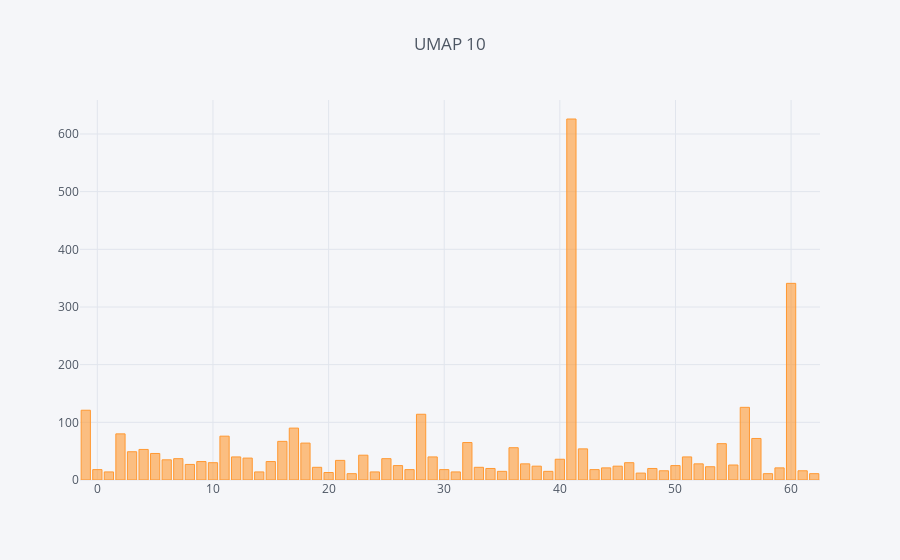

Here is the notebook cell this chart was saved with:
### Code cell
iplot(df1.dbscan.value_counts().iplot(asFigure=True,
                 kind='bar',
                 xTitle='',
                 yTitle='',
                 title='UMAP 10'))

### Figure 1 — Plotly figure (JSON) as saved in the notebook; plotly's stock layout.template omitted (floating-point values rounded to 4 significant figures)
{"data": [{"marker": {"color": "rgba(255, 153, 51, 0.6)", "line": {"color": "rgba(255, 153, 51, 1.0)", "width": 1}}, "name": "dbscan", "orientation": "v", "text": "", "type": "bar", "x": [41, 60, 56, -1, 28, 17, 2, 11, 57, 16, 32, 18, 54, 36, 42, 4, 3, 5, 23, 51, 29, 12, 13, 25, 7, 40, 6, 21, 9, 15, 46, 10, 37, 52, 8, 55, 50, 26, 38, 45, 53, 19, 33, 59, 44, 48, 34, 27, 43, 30, 0, 61, 49, 35, 39, 24, 14, 1, 31, 20, 47, 22, 58, 62], "y": [626, 341, 126, 121, 114, 90, 80, 76, 72, 67, 65, 64, 63, 56, 54, 53, 49, 46, 43, 40, 40, 40, 38, 37, 37, 36, 35, 34, 32, 32, 30, 30, 28, 28, 27, 26, 25, 25, 24, 24, 23, 22, 22, 21, 21, 20, 20, 18, 18, 18, 18, 16, 16, 15, 15, 14, 14, 14, 14, 13, 12, 11, 11, 11]}], "layout": {"legend": {"bgcolor": "#F5F6F9", "font": {"color": "#4D5663"}}, "paper_bgcolor": "#F5F6F9", "plot_bgcolor": "#F5F6F9", "title": "UMAP 10", "titlefont": {"color": "#4D5663"}, "xaxis1": {"gridcolor": "#E1E5ED", "showgrid": true, "tickfont": {"color": "#4D5663"}, "title": "", "titlefont": {"color": "#4D5663"}, "zerolinecolor": "#E1E5ED"}, "yaxis1": {"gridcolor": "#E1E5ED", "showgrid": true, "tickfont": {"color": "#4D5663"}, "title": "", "titlefont": {"color": "#4D5663"}, "zerolinecolor": "#E1E5ED"}}}
